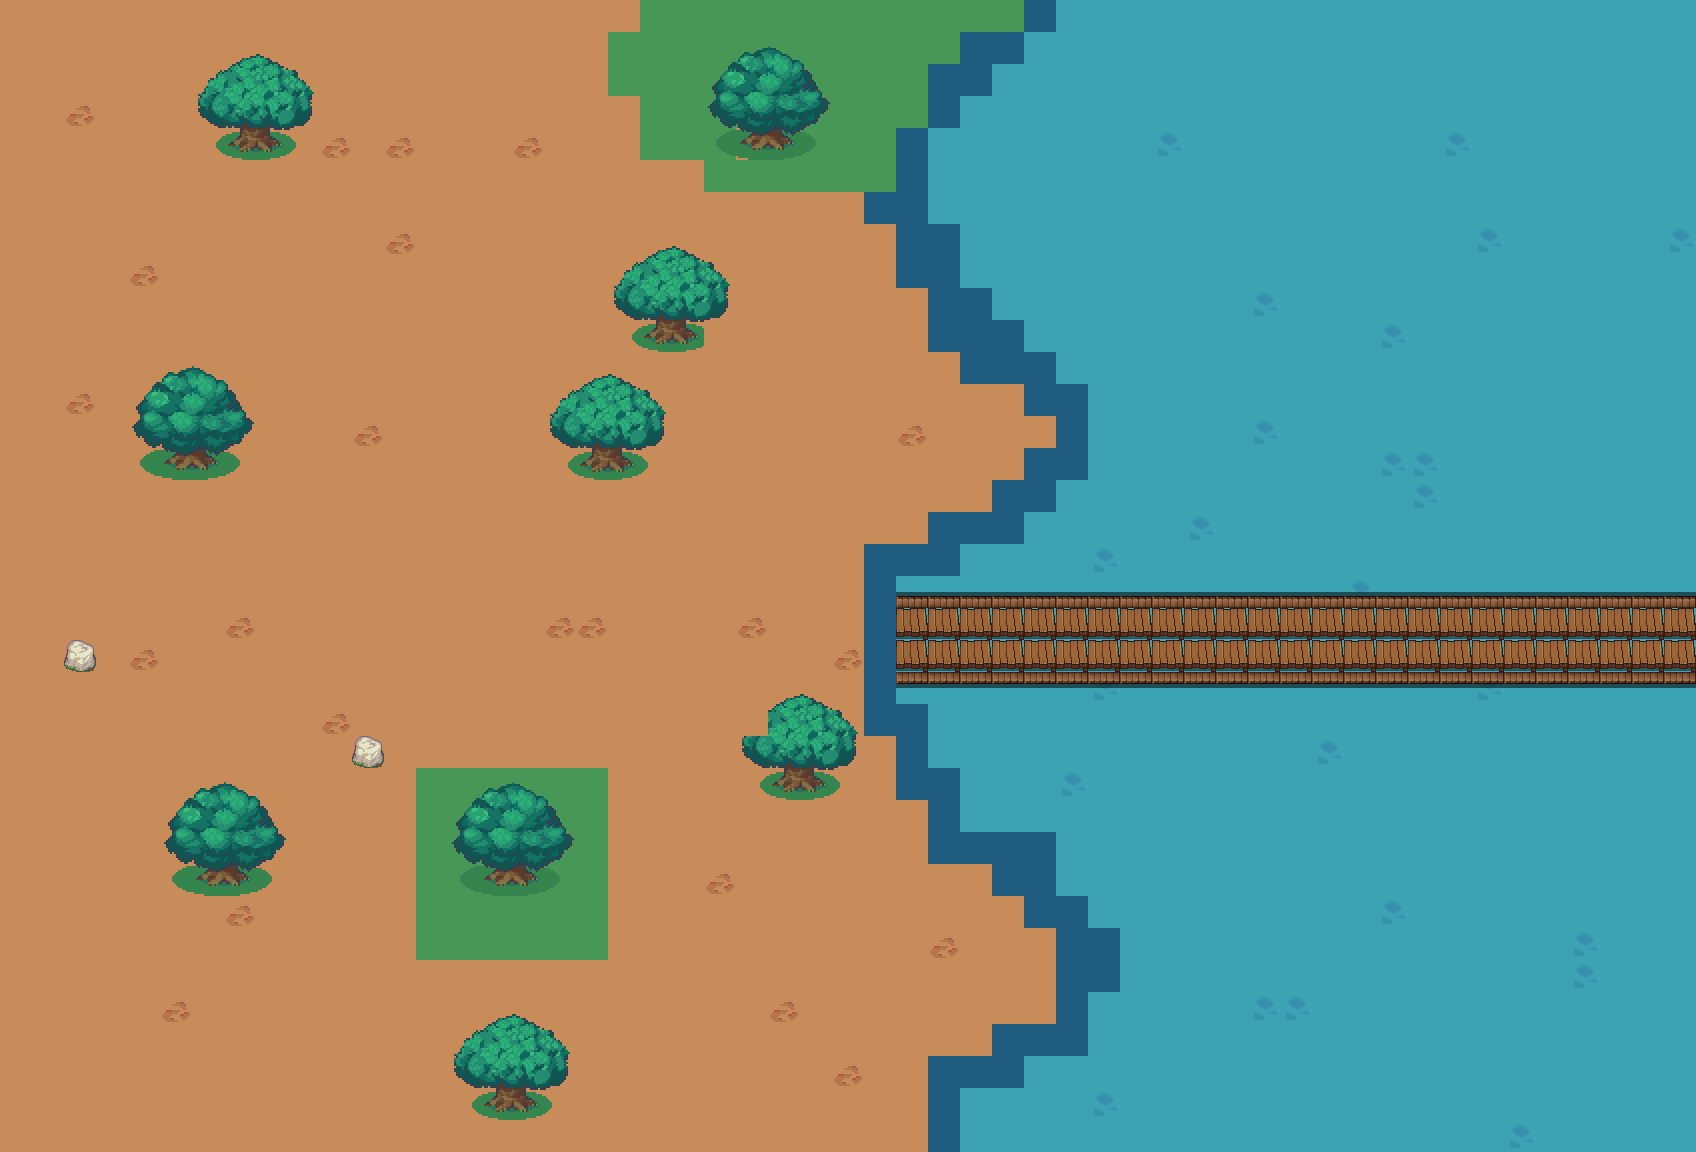

A level layout from a 2D game, rendered from its tile map. Below: a short description, then the map file with tile-grid data replaced by summaries:
An orthogonal 53x36 tile map with 32x32 px tiles, 6 tile layers (backgroundlayer, waterlayer, watergrass, rocklayer, ...), 3 tilesets and 7 objects (start, medkit, hammer, axe, monkey, ...).

<map version="1.10" tiledversion="1.10.2" orientation="orthogonal" renderorder="right-down" width="53" height="36" tilewidth="32" tileheight="32" infinite="0" nextlayerid="19" nextobjectid="16">
 <editorsettings>
  <export target="map3.tmj" format="json" />
 </editorsettings>
 <tileset firstgid="1" name="11_Camping_32x32" tilewidth="32" tileheight="32" tilecount="5408" columns="32">
  <image source="11_Camping_32x32.png" width="1024" height="5408" />
 </tileset>
 <tileset firstgid="5409" name="forest_tiles" tilewidth="32" tileheight="32" tilecount="256" columns="16">
  <image source="forest_tiles.png" width="512" height="512" />
 </tileset>
 <tileset firstgid="5665" name="desert1" tilewidth="32" tileheight="32" tilecount="256" columns="16">
  <image source="desert1.png" width="512" height="512" />
 </tileset>
 <layer id="1" name="backgroundlayer" width="53" height="36">
  <data>[1908 cells, 1908 non-empty, 1 distinct tile ids]</data>
 </layer>
 <layer id="13" name="waterlayer" width="53" height="36">
  <data>[1908 cells, 853 non-empty, 3 distinct tile ids]</data>
 </layer>
 <layer id="11" name="watergrass" width="53" height="36">
  <data>[1908 cells, 112 non-empty, 2 distinct tile ids]</data>
 </layer>
 <layer id="16" name="rocklayer" width="53" height="36">
  <data>[1908 cells, 2 non-empty, 1 distinct tile ids]</data>
 </layer>
 <layer id="12" name="treelayer" width="53" height="36">
  <data>[1908 cells, 140 non-empty, 32 distinct tile ids]</data>
 </layer>
 <layer id="18" name="walkpath" width="53" height="36">
  <data>[1908 cells, 100 non-empty, 2 distinct tile ids]</data>
 </layer>
 <objectgroup id="17" name="objectLayer">
  <object id="3" name="start" x="48" y="558">
   <point />
  </object>
  <object id="5" name="medkit" x="464" y="152" />
  <object id="6" name="hammer" x="134" y="1042" />
  <object id="7" name="axe" x="742" y="1044" />
  <object id="9" name="monkey" x="348" y="248" />
  <object id="10" name="gorilla" x="690" y="444" />
  <object id="15" name="winningZone" x="1664" y="630" />
 </objectgroup>
</map>
